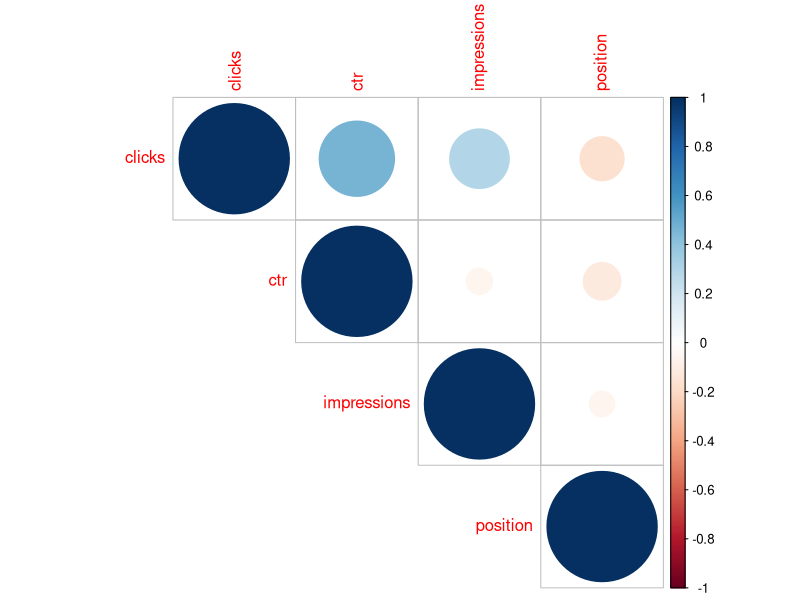

Source code (R): (Note: this script raises an error after producing the figure.)
# Data science challenge - Visualization of click-through-rates for a google search

# load package dependencies
library(here)
library(tidyverse)
library(data.table)
library(Hmisc)
library(corrplot)

# import dataset for click-through-rates
CTR <- fread(here::here("CTR_dataset_final.csv"))
glimpse(CTR)

CTR_filters <- CTR %>% 
  filter(position <=10) %>%
  filter(impressions < 100) %>%
  filter(clicks < 25) %>%
  drop_na(ctr)
 
CTR_filters_correlation <- CTR_filters %>%
  select(ctr, position)

# find the correlation between variables:
cor(CTR_filters)


# visuaization
corr_CTR_filters<-rcorr(as.matrix(CTR_filters[,1:4]))
corrplot(corr_CTR_filters$r, type="upper", order="hclust", 
         p.mat = corr_CTR_filters$P, sig.level = 0.01, insig = "blank")


# bonus
# total: 127933
CTR %>%
  select(clicks) %>%
  summarise(count = n())
# Less than 25 clicks: 125857
CTR %>%
  filter(clicks < 25) %>%
  summarise(count = n())

# divide to get 125857 / 127933: 98%
